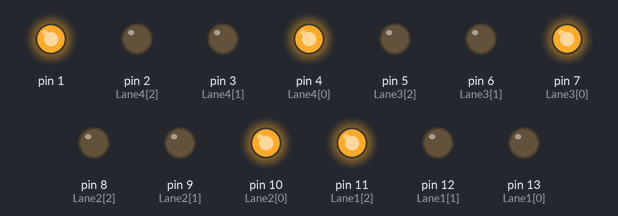
Recording of a sketch running on a simulated Arduino Uno, built with avr-gcc and run on an emulated ATmega328P. Shown: output pins drawn as LEDs (lit = HIGH).

Above: at 0.2 s.
At 5.7 s:
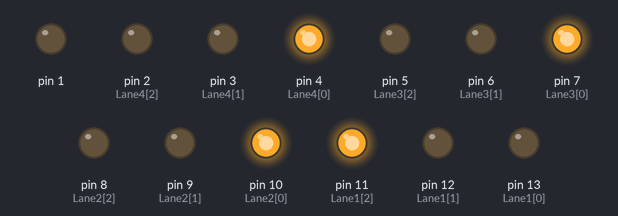
At 11.0 s:
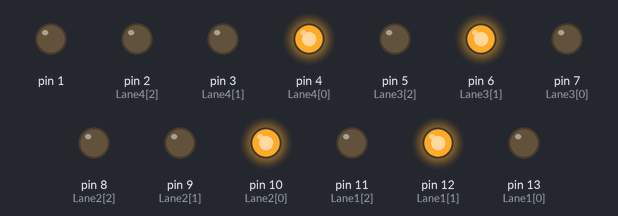
At 23.0 s:
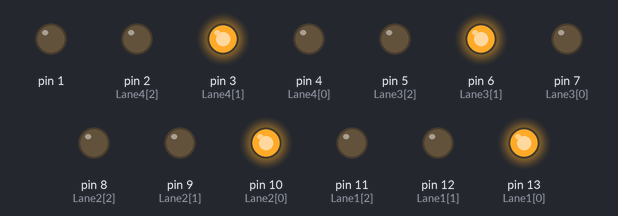
At 35.0 s:
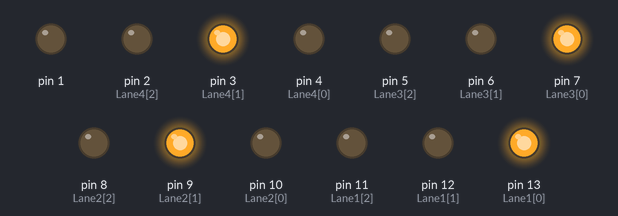
At 47.0 s:
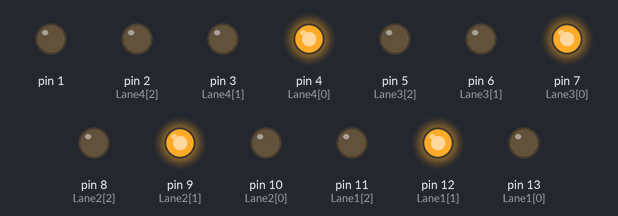
Timing chart, 0 to 55.2 s (numbered marks = the images above):
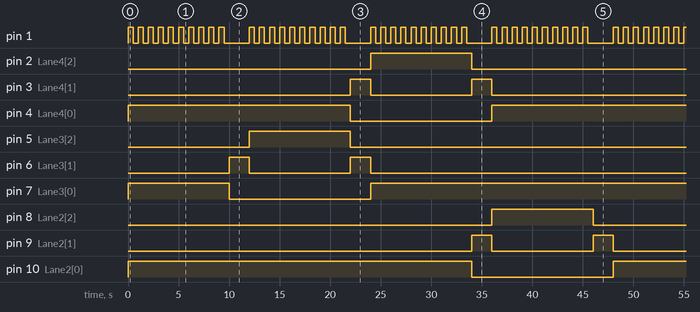

The sketch:

traffic_light.ino
```cpp
int Lane1[] = {13,12,11}; // Lane 1 Red, Yellow and Green
int Lane2[] = {10,9,8};// Lane 2 Red, Yellow and Green
int Lane3[] = {7,6,5};// Lane 3 Red, Yellow and Green
int Lane4[] = {4,3,2};// Lane 4 Red, Yellow and Green

void setup()
{
  pinMode (1, OUTPUT) ;
  for (int i = 0; i < 3; i++)
  {
    pinMode(Lane1[i], OUTPUT);
    pinMode(Lane2[i], OUTPUT);
    pinMode(Lane3[i], OUTPUT);
    pinMode(Lane4[i], OUTPUT);
  }
  for (int i = 0; i < 3; i++)
  {
    digitalWrite(Lane1[i], LOW);
    digitalWrite(Lane2[i], LOW);
    digitalWrite(Lane3[i], LOW);
    digitalWrite(Lane4[i], LOW);
  }

}

void loop()
 {
  digitalWrite(Lane1[2], HIGH);
  digitalWrite(Lane3[0], HIGH);
  digitalWrite(Lane4[0], HIGH);
  digitalWrite(Lane2[0], HIGH);
  for (int i=0;i<10;i++){
    digitalWrite(1,HIGH);
    delay(500) ;
    digitalWrite(1,LOW);
    delay(500) ;}
  digitalWrite(Lane1[2], LOW);
  digitalWrite(Lane3[0], LOW);
  digitalWrite(Lane1[1], HIGH);
  digitalWrite(Lane3[1], HIGH);
  delay(2000);
  digitalWrite(Lane1[1], LOW);
  digitalWrite(Lane3[1], LOW);
  digitalWrite(Lane1[0], HIGH);
  digitalWrite(Lane3[2], HIGH);
  for (int i=0;i<10;i++){
    digitalWrite(1,HIGH);
    delay(500) ;
    digitalWrite(1,LOW);
    delay(500) ;}
  digitalWrite(Lane3[2], LOW);
  digitalWrite(Lane4[0], LOW);
  digitalWrite(Lane3[1], HIGH);
  digitalWrite(Lane4[1], HIGH);
  delay(2000);
  digitalWrite(Lane3[1], LOW);
  digitalWrite(Lane4[1], LOW);
  digitalWrite(Lane3[0], HIGH);
  digitalWrite(Lane4[2], HIGH);
  for (int i=0;i<10;i++){
    digitalWrite(1,HIGH);
    delay(500) ;
    digitalWrite(1,LOW);
    delay(500) ;}
  digitalWrite(Lane4[2], LOW);
  digitalWrite(Lane2[0], LOW);
  digitalWrite(Lane4[1], HIGH);
  digitalWrite(Lane2[1], HIGH);
  delay(2000);
  digitalWrite(Lane4[1], LOW);
  digitalWrite(Lane2[1], LOW);
  digitalWrite(Lane4[0], HIGH);
  digitalWrite(Lane2[2], HIGH);
  for (int i=0;i<10;i++){
    digitalWrite(1,HIGH);
    delay(500) ;
    digitalWrite(1,LOW);
    delay(500) ;}
  digitalWrite(Lane1[0], LOW);
  digitalWrite(Lane2[2], LOW);
  digitalWrite(Lane1[1], HIGH);
  digitalWrite(Lane2[1], HIGH);
  delay(2000);
  digitalWrite(Lane2[1], LOW);
  digitalWrite(Lane1[1], LOW);
 }
```

Measured:
- by itself, pin 1: repeats every 12.0 s: 9 × (LOW 0.50 s, HIGH 0.50 s), LOW 2.5 s, HIGH 0.50 s
- by itself, pin 2 (Lane4[2]), pin 5 (Lane3[2]), pin 8 (Lane2[2]), pin 11 (Lane1[2]): alternates HIGH for 10.0 s and LOW for 38.0 s
- by itself, pin 3 (Lane4[1]), pin 6 (Lane3[1]): repeats every 48.0 s: LOW 10.0 s, HIGH 2.0 s, LOW 34.0 s, HIGH 2.0 s
- by itself, pin 4 (Lane4[0]), pin 7 (Lane3[0]): repeats every 48.0 s: LOW 14.0 s, HIGH 34.0 s
- by itself, pin 9 (Lane2[1]): LOW → HIGH at 34.0 s, → LOW 2.0 s later, → HIGH 10.0 s later, → LOW 2.0 s later, … (8 changes in this stretch)
- by itself, pin 10 (Lane2[0]), pin 13 (Lane1[0]): alternates HIGH for 34.0 s and LOW for 14.0 s
- by itself, pin 12 (Lane1[1]): repeats every 48.0 s: LOW 34.0 s, HIGH 2.0 s, LOW 10.0 s, HIGH 2.0 s
